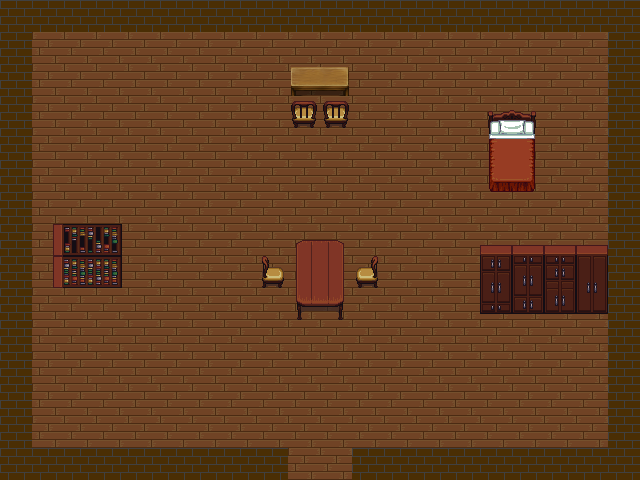

This is a level from a 2D game, rendered from its Tiled map with the project's own tilesets. A one-line summary and the map file follow, with tile-layer data summarised:
An orthogonal 20x15 tile map with 32x32 px tiles, 2 tile layers (foreground, background), 3 tilesets.

<map version="1.0" orientation="orthogonal" width="20" height="15" tilewidth="32" tileheight="32">
 <tileset firstgid="1" name="house_inside" tilewidth="32" tileheight="32">
  <image source="tilesets/house_inside.png" width="512" height="448" />
  <tile id="8">
   <properties>
    <property name="blocked" value="" />
   </properties>
  </tile>
  <tile id="9">
   <properties>
    <property name="blocked" value="" />
   </properties>
  </tile>
  <tile id="10">
   <properties>
    <property name="blocked" value="" />
   </properties>
  </tile>
  <tile id="11">
   <properties>
    <property name="blocked" value="" />
   </properties>
  </tile>
  <tile id="24">
   <properties>
    <property name="blocked" value="" />
   </properties>
  </tile>
  <tile id="25">
   <properties>
    <property name="blocked" value="" />
   </properties>
  </tile>
  <tile id="26">
   <properties>
    <property name="blocked" value="" />
   </properties>
  </tile>
  <tile id="27">
   <properties>
    <property name="blocked" value="" />
   </properties>
  </tile>
  <tile id="40">
   <properties>
    <property name="blocked" value="" />
   </properties>
  </tile>
  <tile id="41">
   <properties>
    <property name="blocked" value="" />
   </properties>
  </tile>
  <tile id="42">
   <properties>
    <property name="blocked" value="" />
   </properties>
  </tile>
  <tile id="43">
   <properties>
    <property name="blocked" value="" />
   </properties>
  </tile>
  <tile id="61">
   <properties>
    <property name="blocked" value="" />
   </properties>
  </tile>
  <tile id="62">
   <properties>
    <property name="blocked" value="" />
   </properties>
  </tile>
  <tile id="77">
   <properties>
    <property name="blocked" value="" />
   </properties>
  </tile>
  <tile id="78">
   <properties>
    <property name="blocked" value="" />
   </properties>
  </tile>
  <tile id="87">
   <properties>
    <property name="blocked" value="" />
   </properties>
  </tile>
  <tile id="88">
   <properties>
    <property name="blocked" value="" />
   </properties>
  </tile>
  <tile id="89">
   <properties>
    <property name="blocked" value="" />
   </properties>
  </tile>
  <tile id="90">
   <properties>
    <property name="blocked" value="" />
   </properties>
  </tile>
  <tile id="93">
   <properties>
    <property name="blocked" value="" />
   </properties>
  </tile>
  <tile id="94">
   <properties>
    <property name="blocked" value="" />
   </properties>
  </tile>
 </tileset>
 <tileset firstgid="225" name="Bricks" tilewidth="32" tileheight="32">
  <image source="tilesets/Bricks.png" width="64" height="64" />
  <tile id="3">
   <properties>
    <property name="blocked" value="" />
   </properties>
  </tile>
 </tileset>
 <tileset firstgid="229" name="Small Tables Sprites" tilewidth="32" tileheight="32">
  <image source="tilesets/Small Tables Sprites.png" width="291" height="256" />
  <tile id="0">
   <properties>
    <property name="blocked" value="" />
   </properties>
  </tile>
  <tile id="1">
   <properties>
    <property name="blocked" value="" />
   </properties>
  </tile>
 </tileset>
 <layer name="foreground" width="20" height="15">
  <data>[300 cells, 300 non-empty, 1 distinct tile ids]</data>
 </layer>
 <layer name="background" width="20" height="15">
  <data>[300 cells, 100 non-empty, 36 distinct tile ids]</data>
 </layer>
</map>
